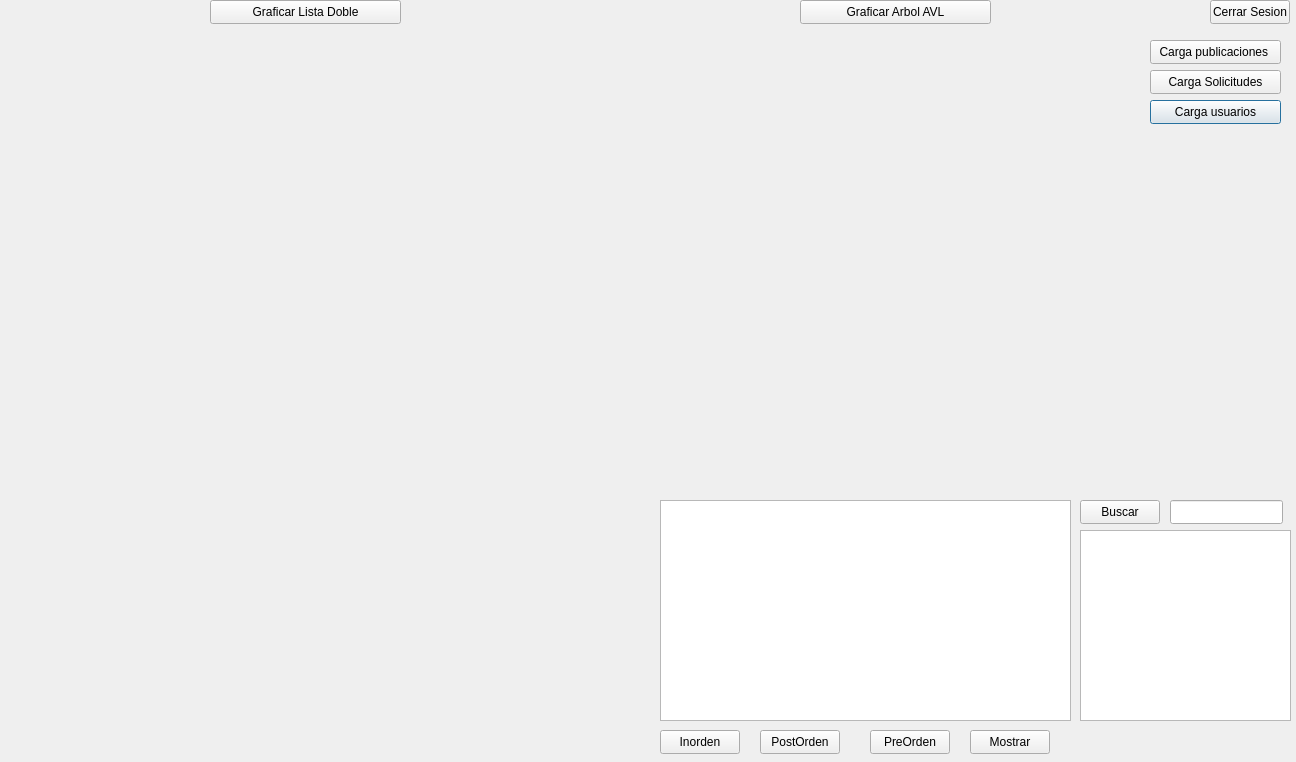
<?xml version="1.0" encoding="UTF-8"?>
<ui version="4.0">
 <class>Admin</class>
 <widget class="QDialog" name="Admin">
  <property name="geometry">
   <rect>
    <x>0</x>
    <y>0</y>
    <width>1296</width>
    <height>762</height>
   </rect>
  </property>
  <property name="windowTitle">
   <string>Dialog</string>
  </property>
  <widget class="QPushButton" name="ButtonCU">
   <property name="geometry">
    <rect>
     <x>1150</x>
     <y>100</y>
     <width>131</width>
     <height>24</height>
    </rect>
   </property>
   <property name="text">
    <string>Carga usuarios</string>
   </property>
  </widget>
  <widget class="QPushButton" name="ButtonCS">
   <property name="geometry">
    <rect>
     <x>1150</x>
     <y>70</y>
     <width>131</width>
     <height>24</height>
    </rect>
   </property>
   <property name="text">
    <string>Carga Solicitudes</string>
   </property>
  </widget>
  <widget class="QPushButton" name="ButtonCPlu">
   <property name="geometry">
    <rect>
     <x>1150</x>
     <y>40</y>
     <width>131</width>
     <height>24</height>
    </rect>
   </property>
   <property name="text">
    <string>Carga publicaciones </string>
   </property>
  </widget>
  <widget class="QPushButton" name="ButtonCerrar">
   <property name="geometry">
    <rect>
     <x>1210</x>
     <y>0</y>
     <width>80</width>
     <height>24</height>
    </rect>
   </property>
   <property name="text">
    <string>Cerrar Sesion</string>
   </property>
  </widget>
  <widget class="QPushButton" name="ButtonAVL">
   <property name="geometry">
    <rect>
     <x>800</x>
     <y>0</y>
     <width>191</width>
     <height>24</height>
    </rect>
   </property>
   <property name="text">
    <string>Graficar Arbol AVL</string>
   </property>
  </widget>
  <widget class="QLabel" name="labelAVL">
   <property name="geometry">
    <rect>
     <x>680</x>
     <y>40</y>
     <width>451</width>
     <height>441</height>
    </rect>
   </property>
   <property name="text">
    <string/>
   </property>
  </widget>
  <widget class="QPushButton" name="ButtonAVL_2">
   <property name="geometry">
    <rect>
     <x>210</x>
     <y>0</y>
     <width>191</width>
     <height>24</height>
    </rect>
   </property>
   <property name="text">
    <string>Graficar Lista Doble</string>
   </property>
  </widget>
  <widget class="QLabel" name="labelLista">
   <property name="geometry">
    <rect>
     <x>20</x>
     <y>30</y>
     <width>621</width>
     <height>711</height>
    </rect>
   </property>
   <property name="text">
    <string/>
   </property>
  </widget>
  <widget class="QTableWidget" name="tableOrden">
   <property name="geometry">
    <rect>
     <x>660</x>
     <y>500</y>
     <width>411</width>
     <height>221</height>
    </rect>
   </property>
  </widget>
  <widget class="QPushButton" name="ButtonenOrden">
   <property name="geometry">
    <rect>
     <x>660</x>
     <y>730</y>
     <width>80</width>
     <height>24</height>
    </rect>
   </property>
   <property name="text">
    <string>Inorden</string>
   </property>
  </widget>
  <widget class="QPushButton" name="ButtonpostOrden">
   <property name="geometry">
    <rect>
     <x>760</x>
     <y>730</y>
     <width>80</width>
     <height>24</height>
    </rect>
   </property>
   <property name="text">
    <string>PostOrden</string>
   </property>
  </widget>
  <widget class="QPushButton" name="ButtonpreOrden">
   <property name="geometry">
    <rect>
     <x>870</x>
     <y>730</y>
     <width>80</width>
     <height>24</height>
    </rect>
   </property>
   <property name="text">
    <string>PreOrden</string>
   </property>
  </widget>
  <widget class="QPushButton" name="Buttonmostrar">
   <property name="geometry">
    <rect>
     <x>970</x>
     <y>730</y>
     <width>80</width>
     <height>24</height>
    </rect>
   </property>
   <property name="text">
    <string>Mostrar</string>
   </property>
  </widget>
  <widget class="QPushButton" name="ButonBuscar">
   <property name="geometry">
    <rect>
     <x>1080</x>
     <y>500</y>
     <width>80</width>
     <height>24</height>
    </rect>
   </property>
   <property name="text">
    <string>Buscar</string>
   </property>
  </widget>
  <widget class="QTextEdit" name="UsuariTxt">
   <property name="geometry">
    <rect>
     <x>1080</x>
     <y>530</y>
     <width>211</width>
     <height>191</height>
    </rect>
   </property>
  </widget>
  <widget class="QLineEdit" name="lineCorreo">
   <property name="geometry">
    <rect>
     <x>1170</x>
     <y>500</y>
     <width>113</width>
     <height>24</height>
    </rect>
   </property>
  </widget>
 </widget>
 <resources/>
 <connections/>
</ui>
